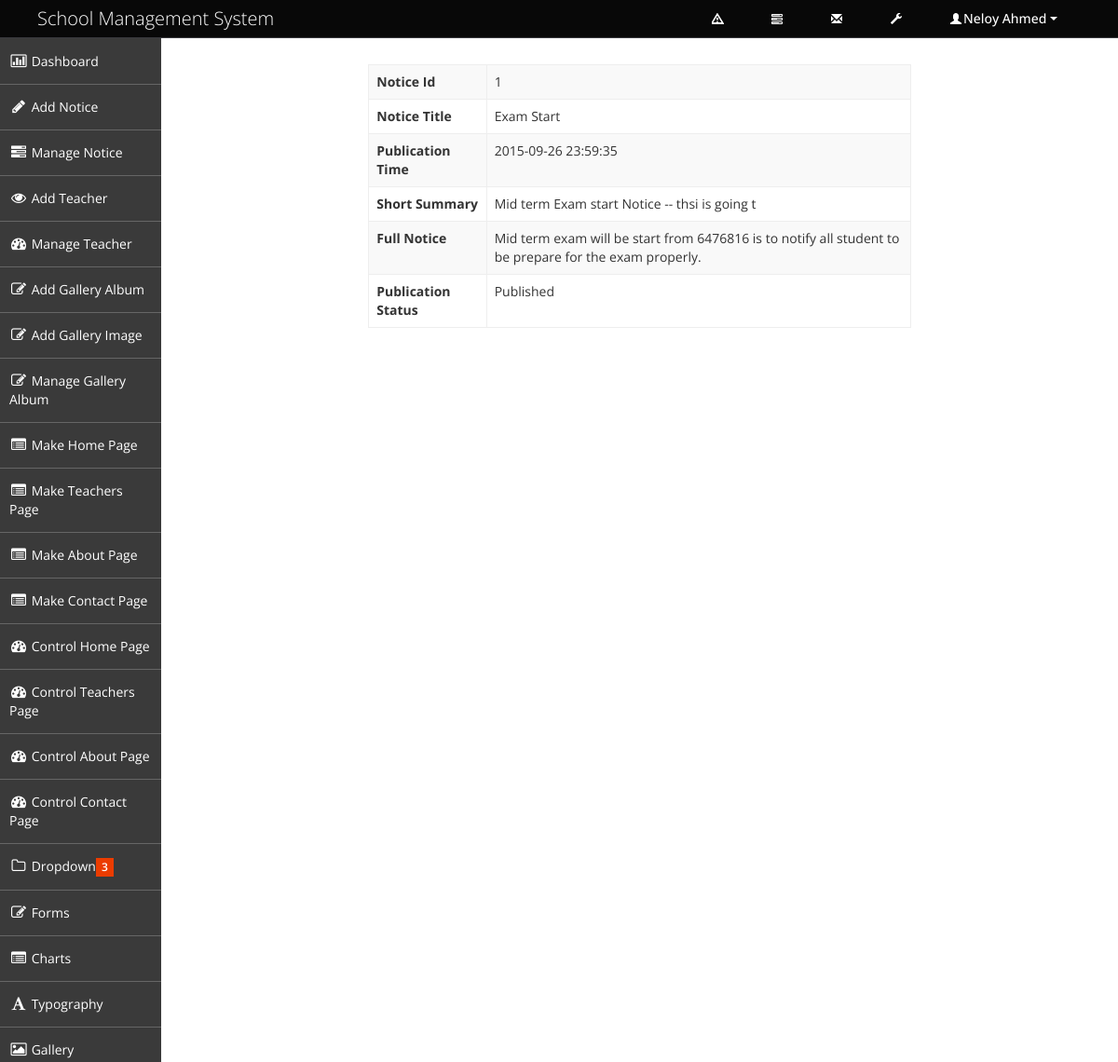
/Neloy/view_notice.php?notice_id=1 (signed in), run on the app's committed database.
### tables this page shows
CREATE TABLE IF NOT EXISTS `tbl_notice` (
  `notice_id` int(11) NOT NULL AUTO_INCREMENT,
  `notice_priority` tinyint(1) NOT NULL,
  `notice_title` varchar(40) NOT NULL,
  `notice_publication_time` datetime NOT NULL,
  `notice_short_description` varchar(45) NOT NULL,
  `notice_long_description` text NOT NULL,
  `publication_status` tinyint(1) NOT NULL,
  `deletion_status` tinyint(1) NOT NULL DEFAULT '0',
  PRIMARY KEY (`notice_id`)
);

### Neloy/view_notice.php (called while the page is built, shortened)
<?php
include './admin_master.php';

### classes/db_connect.php (called while the page is built, shortened)
<?php
class Db_Connect {
    public function __construct() {
        $db_name = 'seip_term_project_sch_mng_102543';
    }
}

### classes/super_admin.php (called while the page is built, shortened)
<?php
require 'db_connect.php';
class Super_Admin {
    public function select_notice_by_id($notice_id){
        $sql = "SELECT * FROM tbl_notice WHERE notice_id= '$notice_id' ";
        $result = mysql_query($sql);
        return $result;
    }
}

### Neloy/view_notice_content.php (the view)
<?php
$result = $sup_obj->select_notice_by_id($_GET['notice_id']);
$data = mysql_fetch_assoc($result);
?>
<table class="table table-bordered table-striped table-hover" style="width: 60%;" align='center'>
    <tr>
        <th>Notice Id</th>
        <td><?php echo $data['notice_id']; ?></td>
    </tr>
    <tr>
        <th>Notice Title</th>
        <td><?php echo $data['notice_title']; ?></td>
    </tr>
    <tr>
        <th>Publication Time</th>
        <td><?php echo $data['notice_publication_time']; ?></td>
    </tr>
    <tr>
        <th>Short Summary</th>
        <td><?php echo $data['notice_short_description']; ?></td>
    </tr>
    <tr>
        <th>Full Notice</th>
        <td><?php echo $data['notice_long_description']; ?></td>
    </tr>
    <tr>
        <th>Publication Status</th>
        <td><?php
            if ($data['publication_status'] == 1) {
                echo "Published";
            } else {
                echo "Unpublished";
            }
            ?>
        </td>
    </tr>
</table>

### Neloy/css/style.css (style rules this page uses)
body { background: #F5F5F5; color: #333; border: none; font-family: 'Open Sans', sans-serif; font-weight: 400; }
.table th, .table td { border-top: 1px solid #eee; }
.table-bordered { border-color: #eee; -webkit-border-radius: 0px !important; -moz-border-radius: 0px !important; border-radius: 0px !important; }
.table-bordered th, .table-bordered td { border-left: 1px solid #eee; }
.table-bordered thead:first-child tr:first-child > th:first-child, .table-bordered tbody:first-child tr:first-child > td:first-child, .table-bordered tbody:first-child tr:first-child > th:first-child { -webkit-border-radius: 0px !important; -moz-border-radius: 0px !important; border-radius: 0px !important; }
.table-bordered thead:first-child tr:first-child > th:last-child, .table-bordered tbody:first-child tr:first-child > td:last-child, .table-bordered tbody:first-child tr:first-child > th:last-child { -webkit-border-radius: 0px !important; -moz-border-radius: 0px !important; border-radius: 0px !important; }
.table-bordered thead:last-child tr:last-child > th:first-child, .table-bordered tbody:last-child tr:last-child > td:first-child, .table-bordered tbody:last-child tr:last-child > th:first-child, .table-bordered tfoot:last-child tr:last-child > td:first-child, .table-bordered tfoot:last-child tr:last-child > th:first-child { -webkit-border-radius: 0px !important; -moz-border-radius: 0px !important; border-radius: 0px !important; }
.table-bordered thead:last-child tr:last-child > th:last-child, .table-bordered tbody:last-child tr:last-child > td:last-child, .table-bordered tbody:last-child tr:last-child > th:last-child, .table-bordered tfoot:last-child tr:last-child > td:last-child, .table-bordered tfoot:last-child tr:last-child > th:last-child { -webkit-border-radius: 0px !important; -moz-border-radius: 0px !important; border-radius: 0px !important; }

### Neloy/css/halflings.css (style rules this page uses)
html, html .halflings { -webkit-font-smoothing: antialiased !important; }

### data on the page
tbl_notice: notice_id "1", notice_title "Exam Start", notice_publication_time "2015-09-26 23:59:35", notice_short_description "Mid term Exam start Notice -- thsi is going t", notice_long_description "Mid term exam will be start from 6476816 is to notify all student to be prepare for the exam properly."

### other printed values
$_SESSION['admin_name'] "Neloy Ahmed"
